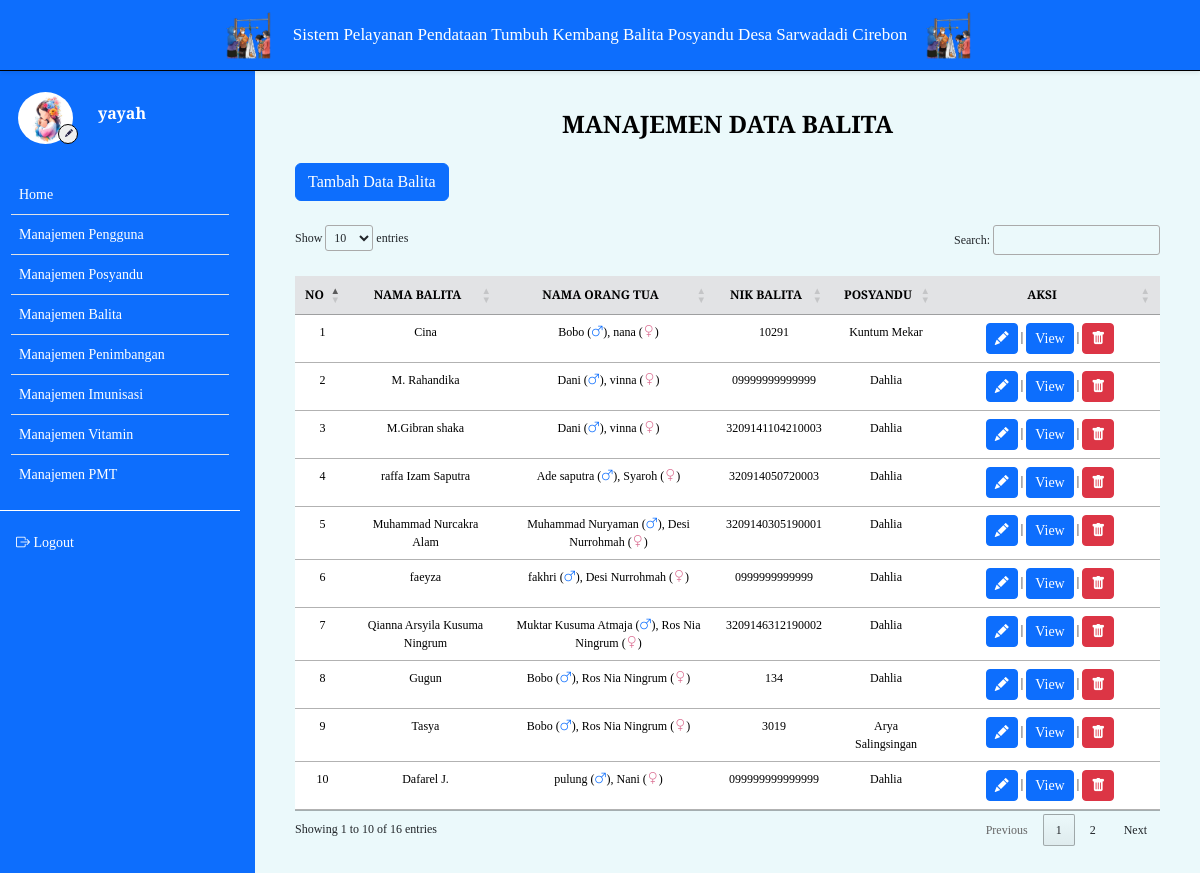
/balita/index.php (signed in), run on the app's committed database.
### tables this page shows
CREATE TABLE `user` (
  `id_user` int(11) NOT NULL,
  `username` varchar(45) NOT NULL,
  `password` varchar(100) NOT NULL,
  `nama` varchar(50) NOT NULL,
  `alamat` text NOT NULL,
  `noTelp` varchar(15) NOT NULL,
  `role` varchar(10) NOT NULL
);

CREATE TABLE `balita` (
  `id_balita` int(11) NOT NULL,
  `id_user` int(11) NOT NULL,
  `idposyandu` int(11) NOT NULL,
  `nama_ayah` varchar(50) NOT NULL,
  `nama_balita` varchar(100) NOT NULL,
  `nik_balita` varchar(50) NOT NULL,
  `tempat_lahir` varchar(50) NOT NULL,
  `tanggal_lahir` datetime NOT NULL,
  `jenis_kelamin` varchar(30) NOT NULL
);

CREATE TABLE `posyandu` (
  `id_posyandu` int(11) NOT NULL,
  `nama_posyandu` varchar(50) NOT NULL,
  `alamat_posyandu` varchar(100) NOT NULL
);

### controller/mainController.php (called while the page is built, shortened)
<?php
$conn = mysqli_connect("localhost", "root", "", "posyandu");
function query($query)
{
    global $conn;
    $result = mysqli_query($conn, $query);
    $rows = [];
    while ($row = mysqli_fetch_assoc($result)) {
        $rows[] = $row;
    }
    return $rows;
}
function generateRandomKey()
{
    $keyLength = 32;
    $randomBytes = openssl_random_pseudo_bytes($keyLength, $strong);
    if (!$strong) {
        $randomBytes = random_bytes($keyLength);
    }
    return base64_encode($randomBytes);
}
function enkripsi($kata)
{
    $key = generateRandomKey();
    $string = openssl_encrypt($kata, 'AES-256-CBC', $key, 0, substr($key, 0, 16));
    $hasilEnkripsi = base64_encode($key . $string);
    return $hasilEnkripsi;
}
function dekripsi($kata)
{
    $string = base64_decode($kata);
    $key = substr($string, 0, 44);
    $enkripsi = substr($string, 44);
    $hasil = openssl_decrypt($enkripsi, 'AES-256-CBC', $key, 0, substr($key, 0, 16));
    return $hasil;
}
function cari_user() {
    $id = dekripsi($_COOKIE['posyandu']);
    $user = query("SELECT * FROM user WHERE id_user = $id")[0];
    return $user;
}
?>

### balita/index.php (the view, shortened to what this page needs)
<?php
$balita = query("SELECT * FROM balita ORDER BY id_user ASC");
?>
<!DOCTYPE html>
<html lang="en">
<head>
    <link href="https://cdn.jsdelivr.net/npm/bootstrap@5.3.2/dist/css/bootstrap.min.css" rel="stylesheet"
 />
    <link rel="stylesheet" href="https://cdn.jsdelivr.net/npm/bootstrap-icons@1.9.1/font/bootstrap-icons.css" />
    <link rel="stylesheet" href="https://cdn.datatables.net/1.13.4/css/jquery.dataTables.min.css">
    <link rel="stylesheet" href="../style.css">
</head>
<body>
    <nav class="navbar bg-body-tertiary p-0">
        <div class="container-fluid justify-content-center p-3">
            <?php
            require_once('../navbar/navbar_admin.php');
            ?>
        </div>
    </nav>
    <div class="main-container m-0">
        <div class="d-flex">
            <?php
            require_once('../navbar/sidebar.php');
            ?>
            <div class="contents">
                <h4 class="text-center fw-bold" style="color: black;">MANAJEMEN DATA BALITA</h4>
                <div class="mt-4">
                    <a href="input.php">
                        <button class="btn btn-primary">Tambah Data Balita</button>
                    </a>
                </div>
                <div class="mt-4">
                    <table id="example" class="table table-hover text-center">
                        <thead>
                            <tr class="table-secondary">
                                <th class="text-center" scope="col">NO</th>
                                <th class="text-center" scope="col">NAMA BALITA</th>
                                <th class="text-center" scope="col">NAMA ORANG TUA</th>
                                <th class="text-center" scope="col">NIK BALITA</th>
                                <th class="text-center" scope="col">POSYANDU</th>
                                <th class="text-center" scope="col">AKSI</th>
                            </tr>
                        </thead>
                        <tbody>
                            <?php
                            $i = 1;
                            foreach ($balita as $b):
                                $id_user = $b['id_user'];
                                $idposyandu = $b['idposyandu'];
                                $nama_ibu = query("SELECT nama FROM user WHERE id_user = $id_user")[0];
                                $nama_posyandu = query("SELECT nama_posyandu FROM posyandu WHERE id_posyandu = $idposyandu")[0];
                                ?>
                                <tr>
                                    <td>
                                        <?= $i; ?>
                                    </td>
                                    <td>
                                        <?= $b['nama_balita']; ?>
                                    </td>
                                    <td>
                                        <?= $b['nama_ayah']; ?> (<i class="bi bi-gender-male text-primary"></i>),
                                        <?= $nama_ibu['nama']; ?> (<i class="bi bi-gender-female"
                                            style="color: palevioletred;"></i>)
                                    </td>
                                    <td>
                                        <?= $b['nik_balita']; ?>
                                    </td>
                                    <td>
                                        <?= $nama_posyandu['nama_posyandu']; ?>
                                    </td>
                                    <td class="balita">
                                        <a class="text-decoration-none btn btn-primary btn-sm"
                                            href="edit.php?id=<?= enkripsi($b['id_balita']); ?>">
                                            <i class="bi bi-pencil-fill"></i>
                                        </a>
                                        |
                                        <a class="text-decoration-none btn btn-primary btn-sm"
                                            href="view.php?id=<?= enkripsi($b['id_balita']); ?>">
                                            View
                                        </a>
                                        |
                                        <a class="delete bg-danger" id="delete"
                                            onclick="deleteBalita(<?= $b['id_balita']; ?>)">
                                            <button class="btn btn-sm btn-danger"><i class="bi bi-trash-fill"></i></button>
                                        </a>
                                    </td>
                                </tr>
                                <?php
                                $i++;
                            endforeach;
                            ?>
                        </tbody>
                    </table>
                </div>
            </div>
        </div>
    </div>
</body>
</html>

### navbar/navbar_admin.php (shortened to what this page needs)
<nav class="navbar navbar-expand-lg navbar-dark bg-primary shadow-sm fixed-top">
    <div class="container">
        <div class="collapse navbar-collapse justify-content-center" id="navbarNav">
            <img class="image" src="../image/img3.png" width="50px" style="margin: 2px;padding: 0px ;">
            <a class="text-center navbar-brand m-0 px-3">Sistem Pelayanan Pendataan Tumbuh Kembang Balita Posyandu
                Desa
                Sarwadadi Cirebon</a>
            <img class="image" src="../image/img3.png" width="50px" style="margin: 2px; padding:0;">
        </div>
    </div>
</nav>

### navbar/sidebar.php (shortened to what this page needs)
<?php
require_once '../controller/mainController.php';
$user = cari_user();
?>
<div class="sidebar bg-primary" id="side_nav">
    <div class="content-side">
        <div class="profil">
            <div class="row d-flex align-items-center">
                <div class="col-sm-5 me-0">
                    <img src="../image/img6.jpg" class="rounded-circle" alt="profi">
                    <a href="../profil">
                        <button class="rounded-circle"><i class="bi bi-pencil-fill"></i></button>
                    </a>
                </div>
                <div class="col-sm-7 m-0">
                    <h6 class="fw-bold text-white">
                        <?= $user['nama']; ?>
                    </h6>
                </div>
            </div>
        </div>
        <div class="">
            <ul class="list-group list-group-flush pt-4 fw-medium">
                <li class="list-group-item">
                    <a href="../admin" class="text-decoration-none d-block">
                        <span>Home</span>
                    </a>
                </li>
                <li class="list-group-item">
                    <a href="../pengguna" class="text-decoration-none d-block">
                        <span>Manajemen Pengguna</span>
                    </a>
                </li>
                <li class="list-group-item">
                    <a href="../dataPosyandu" class="text-decoration-none d-block">
                        <span>Manajemen Posyandu</span>
                    </a>
                </li>
                <li class="list-group-item">
                    <a href="../balita" class="text-decoration-none d-block">
                        <span>Manajemen Balita</span>
                    </a>
                </li>
                <li class="list-group-item">
                    <a href="../penimbangan" class="text-decoration-none d-block">
                        <span>Manajemen Penimbangan</span>
                    </a>
                </li>
                <li class="list-group-item">
                    <a href="../imunisasi" class="text-decoration-none d-block">
                        <span>Manajemen Imunisasi</span>
                    </a>
                </li>
                <li class="list-group-item">
                    <a href="../vitamin" class="text-decoration-none d-block">
                        <span>Manajemen Vitamin</span>
                    </a>
                </li>
                <li class="list-group-item">
                    <a href="../pmt" class="text-decoration-none d-block">
                        <span>Manajemen PMT</span>
                    </a>
                </li>
            </ul>
        </div>
        <hr class="hr-color">
        <ul class="list-unstyled fw-medium pb-5">
            <li>
                <a href="../logout.php" class="text-decoration-none d-block">
                    <i class="bi bi-box-arrow-right"></i>
                    <span>Logout</span>
                </a>
            </li>
        </ul>
    </div>
</div>

### style.css (style rules this page uses)
* { font-family: "Merriweather", serif; }
body { font-family: sans-serif; background: #ebf9fb; }
.contents .dataTables_wrapper, .contents .filter input, .contents table.dataTable { font-size: 12px; }
.content, .contents { min-height: 100vh; width: 100%; }
.contents { margin: 100px 0; padding: 10px 40px; }
.contents table .balita { width: 200px; }
.navbar { z-index: 1; display: flex; position: fixed; width: 100%; border-bottom: 1px solid black; }
.navbar .container .collapse a.navbar-brand { font-size: 17px; }
.sidebar { min-width: 255px; max-width: 255px; transition: all ease-in 0.3s; min-height: 100vh; }
hr.hr-color { color: white; opacity: 1; }
.sidebar ul { padding: 0 11px; }
.sidebar li a { color: white; padding: 5px; font-size: 14px; margin-left: 0; }
.sidebar .list-group-item { padding: 4px 3px; }
.sidebar .list-group-item { background-color: transparent; }
.content-side { position: fixed; margin-top: 60px; width: 240px; }
.sidebar .profil { padding-top: 25px; }
.sidebar .profil img { width: 55px; height: 66px; padding: 7px 0; display: block; transition: all ease-in 0.3s; object-fit: cover; }
.sidebar .profil button { border: 1px solid black; position: absolute; margin-top: -27px; margin-left: 61px; width: 20px; height: 20px; }
.sidebar .profil a button { margin-left: 40px; }
.sidebar .profil .d-flex .col-sm-5 { padding-left: 30px; padding-right: 0; }
.sidebar .profil .d-flex .col-sm-7 { padding: 0; }
.sidebar .profil button i { font-size: 8px; color: #272247; margin-top: -6px; margin-left: -3px; position: absolute; }

### data on the page
user: nama "yayah"
balita: nama_balita "Cina", nama_ayah "Bobo", id_user.nama "nana", nik_balita "10291", idposyandu.nama_posyandu "Kuntum Mekar"
balita: nama_balita "M. Rahandika", nama_ayah "Dani", id_user.nama "vinna", nik_balita "09999999999999", idposyandu.nama_posyandu "Dahlia"
balita: nama_balita "M.Gibran shaka", nama_ayah "Dani", id_user.nama "vinna", nik_balita "3209141104210003", idposyandu.nama_posyandu "Dahlia"
balita: nama_balita "raffa Izam Saputra", nama_ayah "Ade saputra", id_user.nama "Syaroh", nik_balita "320914050720003", idposyandu.nama_posyandu "Dahlia"
balita: nama_balita "Muhammad Nurcakra Alam", nama_ayah "Muhammad Nuryaman", id_user.nama "Desi Nurrohmah", nik_balita "3209140305190001", idposyandu.nama_posyandu "Dahlia"
balita: nama_balita "faeyza", nama_ayah "fakhri", id_user.nama "Desi Nurrohmah", nik_balita "0999999999999", idposyandu.nama_posyandu "Dahlia"
balita: nama_balita "Qianna Arsyila Kusuma Ningrum", nama_ayah "Muktar Kusuma Atmaja", id_user.nama "Ros Nia Ningrum", nik_balita "3209146312190002", idposyandu.nama_posyandu "Dahlia"
balita: nama_balita "Gugun", nama_ayah "Bobo", id_user.nama "Ros Nia Ningrum", nik_balita "134", idposyandu.nama_posyandu "Dahlia"
balita: nama_balita "Tasya", nama_ayah "Bobo", id_user.nama "Ros Nia Ningrum", nik_balita "3019", idposyandu.nama_posyandu "Arya Salingsingan"
balita: nama_balita "Dafarel J.", nama_ayah "pulung", id_user.nama "Nani", nik_balita "099999999999999", idposyandu.nama_posyandu "Dahlia"
